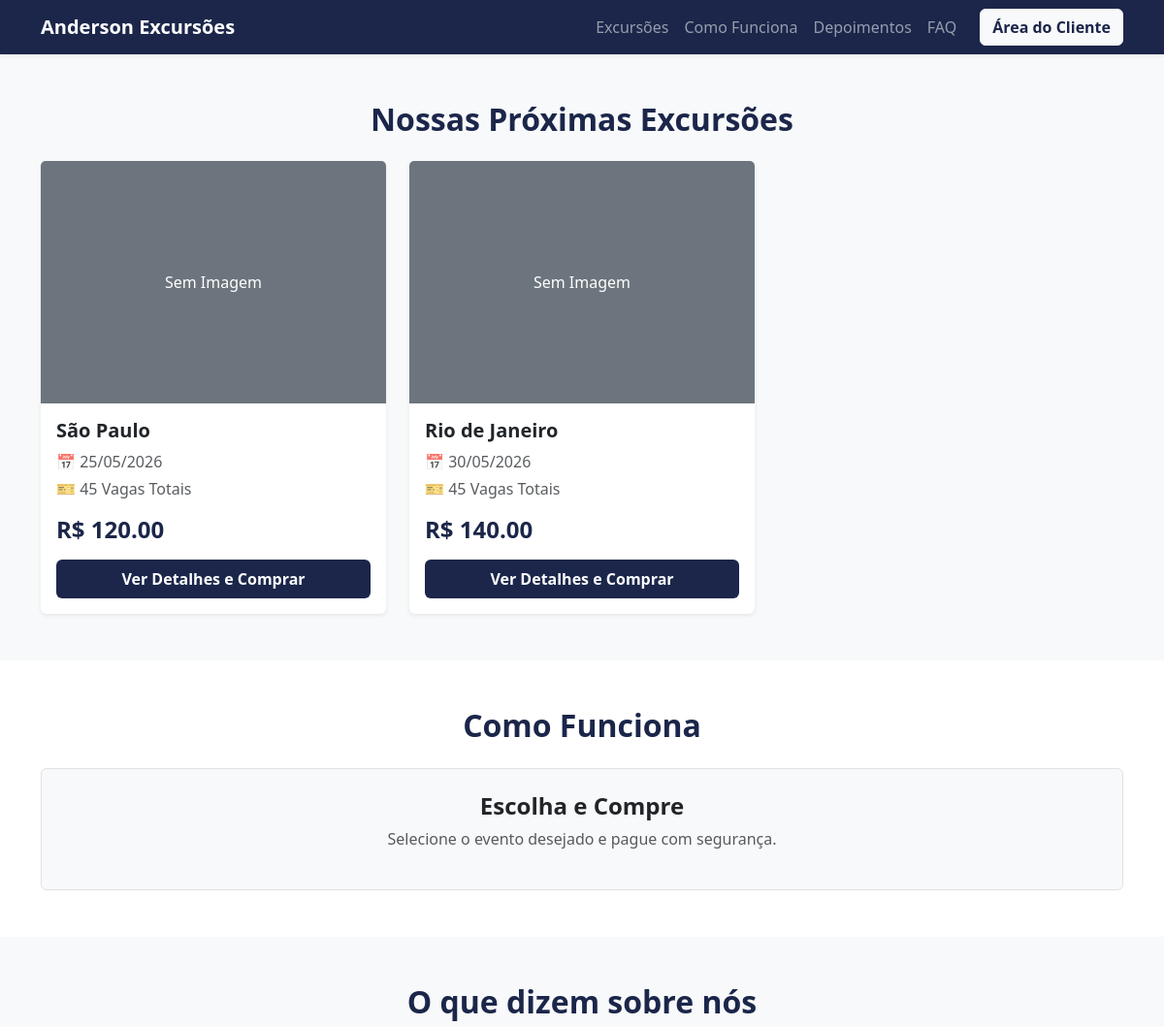
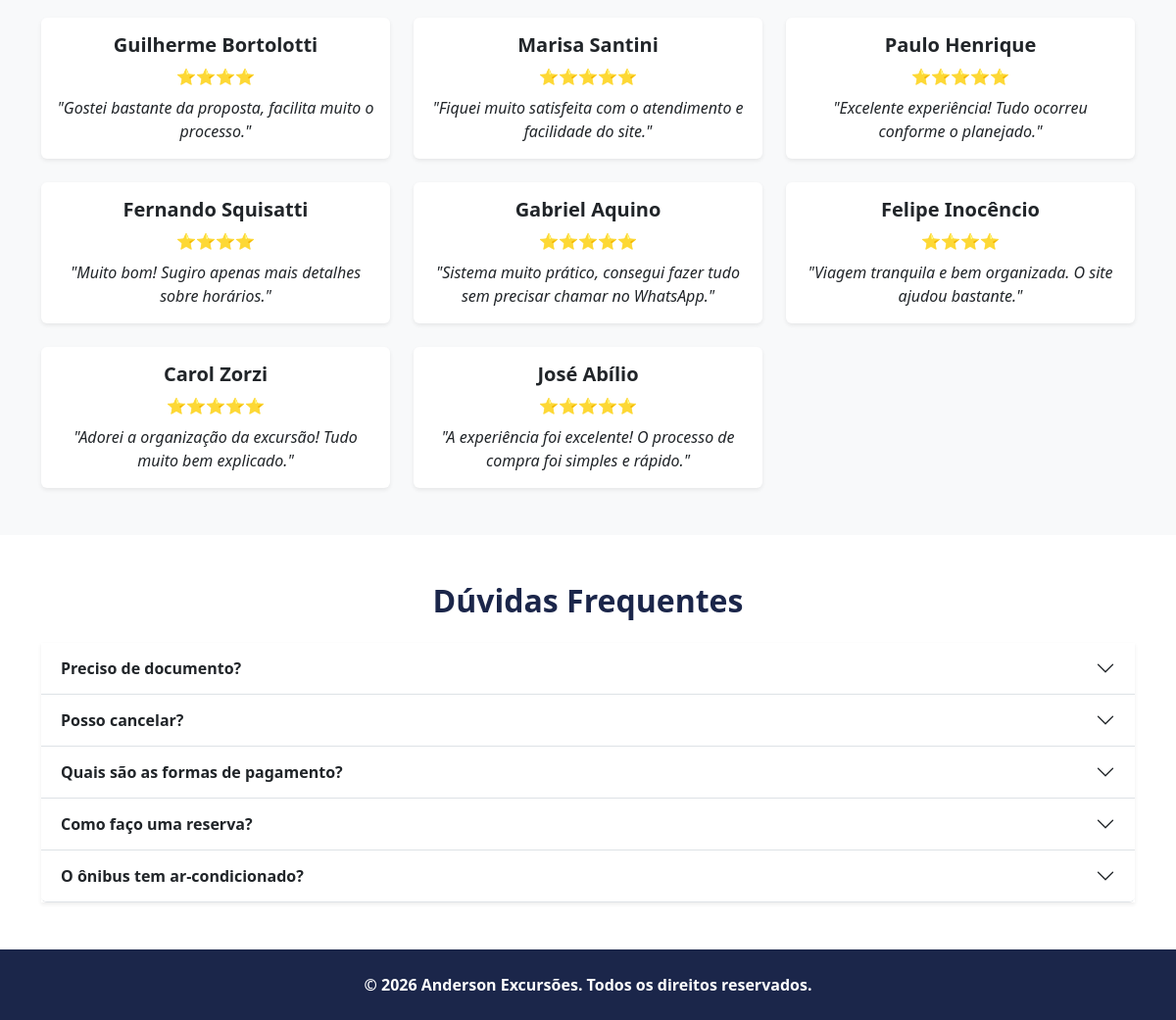
Screenshot of /site with the database file from the repository (2 pictures, top to bottom).
### tables this page shows
CREATE TABLE configuracoes (id INTEGER PRIMARY KEY CHECK (id = 1), nome_agencia TEXT, logo TEXT, banner1_img TEXT, banner1_link TEXT, banner2_img TEXT, banner2_link TEXT, passo1_tit TEXT, passo1_desc TEXT);

CREATE TABLE viagens (
                        id INTEGER PRIMARY KEY AUTOINCREMENT, 
                        destino TEXT NOT NULL, 
                        data TEXT NOT NULL, 
                        vagas_totais INTEGER, 
                        preco REAL, 
                        imagem TEXT,
                        informacoes TEXT,
                        regras TEXT, mensagem_whatsapp TEXT);

CREATE TABLE depoimentos (id INTEGER PRIMARY KEY AUTOINCREMENT, nome TEXT, nota INTEGER, texto TEXT);

CREATE TABLE faqs (id INTEGER PRIMARY KEY AUTOINCREMENT, pergunta TEXT, resposta TEXT);

### app.py (the view)
@app.route('/site')
def site_oficial():
    conn = sqlite3.connect(DB_NAME)
    cursor = conn.cursor()
    viagens = cursor.execute("SELECT * FROM viagens").fetchall()
    favoritos_usuario = []
    if 'usuario_id' in session:
        favs = cursor.execute("SELECT id_viagem FROM favoritos WHERE id_usuario = ?",
                              (session['usuario_id'],)).fetchall()
        favoritos_usuario = [f[0] for f in favs]
    conn.close()
    config, deps, faqs = obter_dados_cms()
    return render_template('site.html', lista=viagens, conf=config, deps=deps, faqs=faqs, favs_user=favoritos_usuario)

### app.py (called while the page is built)
def obter_dados_cms():
    conn = sqlite3.connect(DB_NAME)
    cursor = conn.cursor()
    config = cursor.execute("SELECT * FROM configuracoes WHERE id=1").fetchone()
    deps = cursor.execute("SELECT * FROM depoimentos ORDER BY id DESC").fetchall()
    faqs = cursor.execute("SELECT * FROM faqs ORDER BY id DESC").fetchall()
    conn.close()
    return config, deps, faqs

### templates/site.html (shortened to what this page needs)
<!DOCTYPE html>
<html lang="pt-BR">
<head>
    <link href="https://cdn.jsdelivr.net/npm/bootstrap@5.3.0/dist/css/bootstrap.min.css" rel="stylesheet">
    <link href="https://cdn.jsdelivr.net/npm/bootstrap-icons@1.11.0/font/bootstrap-icons.css" rel="stylesheet">
</head>
<body class="bg-light">
    <nav class="navbar navbar-expand-lg navbar-dark bg-marca shadow-sm">
        <div class="container">
            <a class="navbar-brand fw-bold d-flex align-items-center" href="/site">
                {{ conf[1] if conf else 'PI Excursões' }}
            </a>
            <div class="collapse navbar-collapse justify-content-end" id="navbarNav">
                <ul class="navbar-nav align-items-center">
                    <li class="nav-item"><a class="nav-link" href="/site#excursoes">Excursões</a></li>
                    <li class="nav-item"><a class="nav-link" href="/site#comofunciona">Como Funciona</a></li>
                    <li class="nav-item"><a class="nav-link" href="/site#depoimentos">Depoimentos</a></li>
                    <li class="nav-item"><a class="nav-link" href="/site#faq">FAQ</a></li>
                    {% if session.usuario_id %}
                        <li class="nav-item ms-lg-3 my-2 my-lg-0">
                            <a class="btn btn-outline-light text-white fw-bold d-flex align-items-center gap-2" href="/meus_favoritos" title="Meus Favoritos">
                                <i class="bi bi-heart-fill text-danger"></i> Favoritos
                            </a>
                        </li>
                        <li class="nav-item ms-lg-2 my-2 my-lg-0">
                            <a class="btn btn-light text-marca fw-bold d-flex align-items-center gap-2" href="/carrinho" title="Meu Carrinho de Compras">
                                <i class="bi bi-cart3 fs-5"></i> Meu Carrinho
                            </a>
                        </li>
                        <li class="nav-item ms-lg-2">
                            <a class="btn btn-outline-danger border-0 fw-bold d-flex align-items-center gap-1 text-white" href="/logout" title="Sair da Conta">
                                <i class="bi bi-box-arrow-right fs-4"></i> <span class="d-lg-none">Sair</span>
                            </a>
                        </li>
                    {% else %}
                        <li class="nav-item ms-lg-3 my-2 my-lg-0">
                            <a class="btn btn-light text-marca fw-bold" href="/login">Área do Cliente</a>
                        </li>
                    {% endif %}
                </ul>
            </div>
        </div>
    </nav>
    <div class="container my-5" id="excursoes">
        <h2 class="text-center fw-bold mb-4 text-marca">Nossas Próximas Excursões</h2>
        <div class="row g-4">
            {% if lista %}
                {% for v in lista %}
                <div class="col-md-4">
                    <div class="card h-100 shadow-sm border-0 position-relative">
                        {% if v[5] %}
                            <img src="/static/uploads/{{ v[5] }}" class="card-img-top" alt="Viagem" style="height: 250px; object-fit: cover;">
                        {% else %}
                            <div class="card-img-top bg-secondary text-white d-flex align-items-center justify-content-center" style="height: 250px;">
                                Sem Imagem
                            </div>
                        {% endif %}
                        <div class="card-body d-flex flex-column">
                            <h5 class="card-title fw-bold">{{ v[1] }}</h5>
                            <p class="card-text text-muted mb-1">📅 {{ v[2] }}</p>
                            <p class="card-text text-muted mb-3">🎫 {{ v[3] }} Vagas Totais</p>
                            <h4 class="text-marca fw-bold mb-3">R$ {{ "%.2f"|format(v[4]) }}</h4>
                            <div class="mt-auto">
                                <a href="/excursao/{{ v[0] }}" class="btn btn-marca w-100 fw-bold py-2">Ver Detalhes e Comprar</a>
                            </div>
                        </div>
                    </div>
                </div>
                {% endfor %}
            {% else %}
                <div class="col-12 text-center">
                    <p class="text-muted fs-5">Nenhuma excursão cadastrada no momento. Volte em breve!</p>
                </div>
            {% endif %}
        </div>
    </div>
    <div class="bg-white py-5" id="comofunciona">
        <div class="container text-center">
            <h2 class="fw-bold mb-4 text-marca">Como Funciona</h2>
            <div class="row">
                <div class="col-md-12">
                    <div class="p-4 rounded bg-light border">
                        <h4 class="fw-bold">{{ conf[7] if conf and conf[7] else 'Escolha e Compre' }}</h4>
                        <p class="text-muted">{{ conf[8] if conf and conf[8] else 'Selecione o evento desejado e pague com segurança.' }}</p>
                    </div>
                </div>
            </div>
        </div>
    </div>
    <div class="container my-5" id="depoimentos">
        <h2 class="text-center fw-bold mb-4 text-marca">O que dizem sobre nós</h2>
        <div class="row g-4">
            {% if deps %}
                {% for d in deps %}
                <div class="col-md-4">
                    <div class="card h-100 shadow-sm border-0">
                        <div class="card-body text-center">
                            <h5 class="card-title fw-bold">{{ d[1] }}</h5>
                            <p class="text-warning mb-2">
                                {% for _ in range(d[2]) %}⭐{% endfor %}
                            </p>
                            <p class="card-text fst-italic">"{{ d[3] }}"</p>
                        </div>
                    </div>
                </div>
                {% endfor %}
            {% else %}
                <div class="col-12 text-center text-muted">Nenhum depoimento ainda.</div>
            {% endif %}
        </div>
    </div>
    <div class="bg-white py-5" id="faq">
        <div class="container">
            <h2 class="text-center fw-bold mb-4 text-marca">Dúvidas Frequentes</h2>
            <div class="accordion shadow-sm" id="accordionFAQ">
                {% if faqs %}
                    {% for f in faqs %}
                    <div class="accordion-item border-0 border-bottom">
                        <h2 class="accordion-header" id="heading{{ f[0] }}">
                            <button class="accordion-button collapsed fw-bold" type="button" data-bs-toggle="collapse" data-bs-target="#collapse{{ f[0] }}">
                                {{ f[1] }}
                            </button>
                        </h2>
                    </div>
                    {% endfor %}
                {% else %}
                    <p class="text-center text-muted">Nenhuma dúvida cadastrada.</p>
                {% endif %}
            </div>
        </div>
    </div>
    <footer class="bg-marca text-white py-4 text-center mt-auto">
        <div class="container">
            <p class="mb-0 fw-bold">&copy; 2026 {{ conf[1] if conf else 'PI Excursões' }}. Todos os direitos reservados.</p>
        </div>
    </footer>
</body>
</html>

### templates/site.html (style rules this page uses)
:root { --cor-marca: #1B264A; }
.bg-marca { background-color: var(--cor-marca) !important; }
.text-marca { color: var(--cor-marca) !important; }
.btn-marca { background-color: var(--cor-marca); color: white; border: none; transition: 0.3s; }

### rows the page displays
configuracoes: nome_agencia "Anderson Excursões", passo1_tit "Escolha e Compre", passo1_desc "Selecione o evento desejado e pague com segurança."
viagens: destino "São Paulo", data "25/05/2026", vagas_totais "45", preco "120.00"
viagens: destino "Rio de Janeiro", data "30/05/2026", vagas_totais "45", preco "140.00"
depoimentos: nome "Guilherme Bortolotti", texto "Gostei bastante da proposta, facilita muito o processo."
depoimentos: nome "Marisa Santini", texto "Fiquei muito satisfeita com o atendimento e facilidade do site."
depoimentos: nome "Paulo Henrique", texto "Excelente experiência! Tudo ocorreu conforme o planejado."
depoimentos: nome "Fernando Squisatti", texto "Muito bom! Sugiro apenas mais detalhes sobre horários."
depoimentos: nome "Gabriel Aquino", texto "Sistema muito prático, consegui fazer tudo sem precisar chamar no WhatsApp."
depoimentos: nome "Felipe Inocêncio", texto "Viagem tranquila e bem organizada. O site ajudou bastante."
depoimentos: nome "Carol Zorzi", texto "Adorei a organização da excursão! Tudo muito bem explicado."
depoimentos: nome "José Abílio", texto "A experiência foi excelente! O processo de compra foi simples e rápido."
faqs: pergunta "Preciso de documento?"
faqs: pergunta "Posso cancelar?"
faqs: pergunta "Quais são as formas de pagamento?"
faqs: pergunta "Como faço uma reserva?"
faqs: pergunta "O ônibus tem ar-condicionado?"
